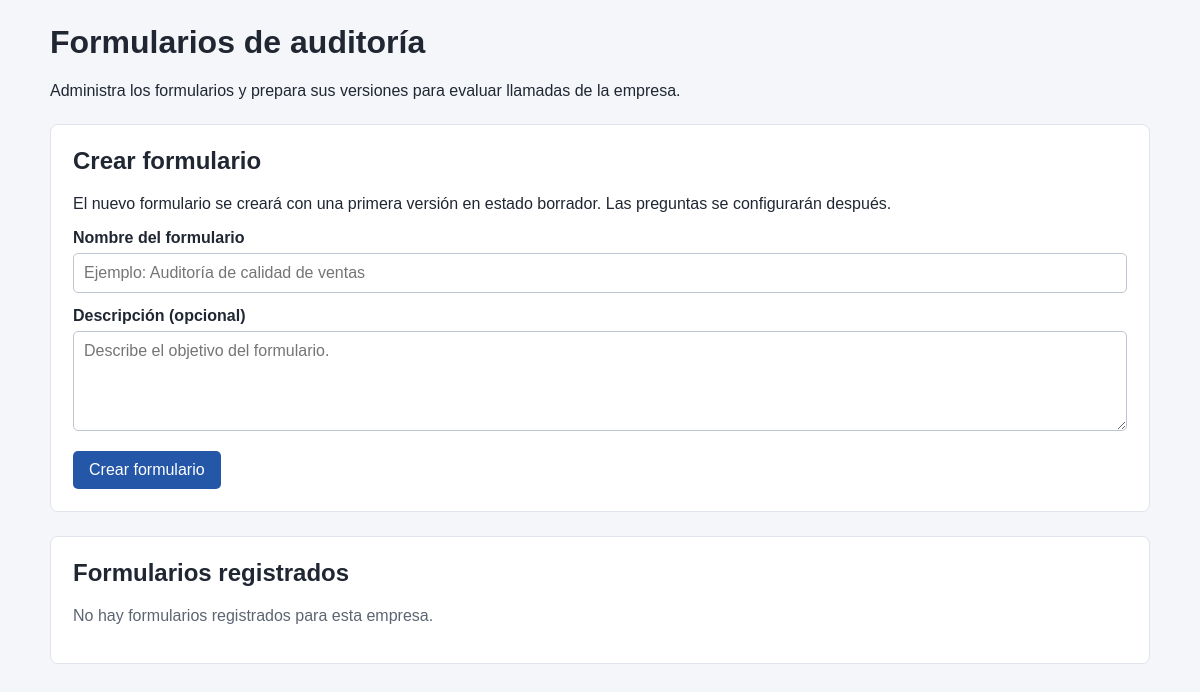
The page /audit_forms.php (signed in) on the database as committed earlier.
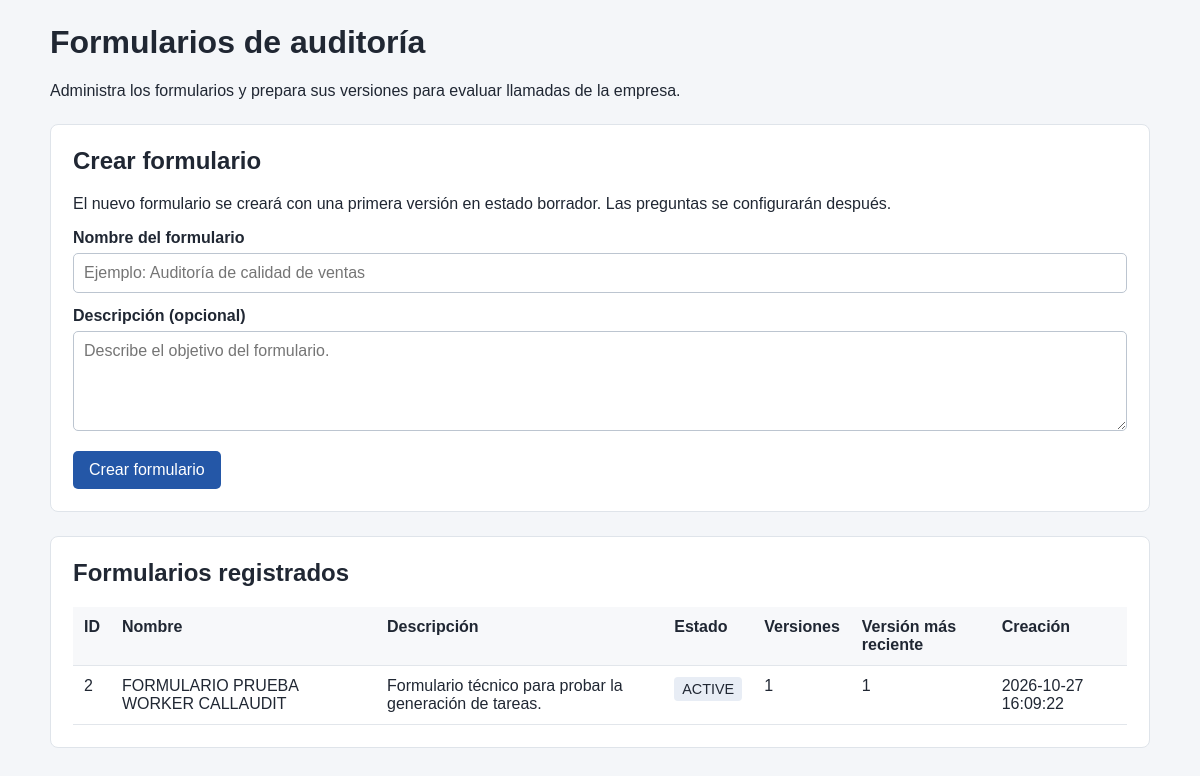
The same page on the database as committed later.
### tables this page shows
CREATE TABLE `audit_forms` (
  `id` bigint(20) UNSIGNED NOT NULL,
  `tenant_id` bigint(20) UNSIGNED NOT NULL,
  `name` varchar(150) NOT NULL,
  `description` text DEFAULT NULL,
  `status` enum('ACTIVE','INACTIVE','ARCHIVED') NOT NULL DEFAULT 'ACTIVE',
  `created_by` bigint(20) UNSIGNED DEFAULT NULL,
  `created_at` timestamp NOT NULL DEFAULT current_timestamp(),
  `updated_at` timestamp NOT NULL DEFAULT current_timestamp() ON UPDATE current_timestamp()
);

### config/database.php (called while the page is built)
<?php
class Database
{
    private string $host = '127.0.0.1';
    private string $database = 'callaudit';
    private string $username = 'root';
    private string $password = '';
    public function connect(): ?PDO
    {
        try {
            $dsn = "mysql:host={$this->host};dbname={$this->database};charset=utf8mb4";
            $pdo = new PDO($dsn, $this->username, $this->password);
            $pdo->setAttribute(PDO::ATTR_ERRMODE, PDO::ERRMODE_EXCEPTION);
            $pdo->setAttribute(PDO::ATTR_DEFAULT_FETCH_MODE, PDO::FETCH_ASSOC);
            $pdo->setAttribute(PDO::ATTR_EMULATE_PREPARES, false);
            return $pdo;
        } catch (PDOException $e) {
            return null;
        }
    }
}

### controllers/AuditFormController.php (called while the page is built, shortened)
<?php
require_once __DIR__ . '/../models/AuditForm.php';
require_once __DIR__ . '/../services/AuthMiddleware.php';
class AuditFormController
{
    private AuditForm $model;
    private AuthMiddleware $auth;
    public function __construct()
    {
        $this->model = new AuditForm();
        $this->auth = new AuthMiddleware();
    }
    private function validarAcceso(int $tenantId, string $permiso): array
    {
        $this->auth->requierePermiso($permiso);
        $usuario = $this->auth->usuario();
        if ($usuario['tenant_id'] !== null) {
            return $usuario;
        }
        return $usuario;
    }
    public function index(int $tenantId): array
    {
        $this->validarAcceso($tenantId, 'audits.view');
        return $this->model->listar($tenantId);
    }
}

### services/AuthMiddleware.php (called while the page is built, shortened)
<?php
require_once __DIR__ . '/SessionService.php';
require_once __DIR__ . '/Authorization.php';
class AuthMiddleware
{
    private SessionService $session;
    private Authorization $authorization;
    public function __construct()
    {
        $this->session = new SessionService();
        $this->authorization = new Authorization();
    }
    public function requierePermiso(string $permissionSlug): void
    {
        $usuario = $this->session->obtenerUsuario();
        $tienePermiso = $this->authorization->tienePermiso(
            (int) $usuario['id'],
            $permissionSlug
        );
    }
    public function usuario(): ?array
    {
        return $this->session->obtenerUsuario();
    }
}

### services/SessionService.php (called while the page is built, shortened)
<?php
class SessionService
{
    public function estaAutenticado(): bool
    {
        return isset($_SESSION['authenticated'])
            && $_SESSION['authenticated'] === true
            && isset($_SESSION['user_id']);
    }
    public function obtenerUsuario(): ?array
    {
        return [
            'id' => (int) $_SESSION['user_id'],
            'tenant_id' => $_SESSION['tenant_id'] ?? null,
            'name' => $_SESSION['name'] ?? '',
            'email' => $_SESSION['email'] ?? '',
            'status' => $_SESSION['status'] ?? '',
            'scope' => $_SESSION['scope'] ?? 'TENANT'
        ];
    }
}

### services/Authorization.php (called while the page is built, shortened)
<?php
require_once __DIR__ . '/../config/database.php';
class Authorization
{
    private ?PDO $db;
    public function __construct()
    {
        $database = new Database();
        $this->db = $database->connect();
    }
    public function tienePermiso(
        int $userId,
        string $permissionSlug
    ): bool {
        $sqlUser = "SELECT
                        id,
                        tenant_id,
                        status
                    FROM users
                    WHERE id = :user_id
                    LIMIT 1";
        $stmtUser = $this->db->prepare($sqlUser);
        $stmtUser->execute([
            ':user_id' => $userId
        ]);
        $user = $stmtUser->fetch();
        $sqlDeny = "SELECT up.user_id
                    FROM user_permissions up
                    INNER JOIN permissions p
                        ON p.id = up.permission_id
                    WHERE up.user_id = :user_id
                    AND p.slug = :permission_slug
                    AND p.status = 'ACTIVE'
                    AND up.effect = 'DENY'
                    LIMIT 1";
        $stmtDeny = $this->db->prepare($sqlDeny);
        $stmtDeny->execute([
            ':user_id' => $userId,
            ':permission_slug' => $permissionSlug
        ]);
        $sqlGrant = "SELECT up.user_id
                     FROM user_permissions up
                     INNER JOIN permissions p
                         ON p.id = up.permission_id
                     WHERE up.user_id = :user_id
                     AND p.slug = :permission_slug
                     AND p.status = 'ACTIVE'
                     AND up.effect = 'GRANT'
                     LIMIT 1";
        $stmtGrant = $this->db->prepare($sqlGrant);
        $stmtGrant->execute([
            ':user_id' => $userId,
            ':permission_slug' => $permissionSlug
        ]);
        if ($user['tenant_id'] === null) {
            $sqlRoleScope = "r.tenant_id IS NULL";
            $roleParams = [
                ':user_id' => $userId,
                ':permission_slug' => $permissionSlug
            ];
        } else {
            $sqlRoleScope = "r.tenant_id = :tenant_id";
            $roleParams = [
                ':user_id' => $userId,
                ':permission_slug' => $permissionSlug,
                ':tenant_id' => (int) $user['tenant_id']
            ];
        }
        $sqlRole = "SELECT rp.role_id
                    FROM user_roles ur
                    INNER JOIN roles r
                        ON r.id = ur.role_id
                    INNER JOIN role_permissions rp
                        ON rp.role_id = r.id
                    INNER JOIN permissions p
                        ON p.id = rp.permission_id
                    WHERE ur.user_id = :user_id
                    AND r.status = 'ACTIVE'
                    AND p.status = 'ACTIVE'
                    AND p.slug = :permission_slug
                    AND {$sqlRoleScope}
                    LIMIT 1";
        $stmtRole = $this->db->prepare($sqlRole);
        $stmtRole->execute($roleParams);
        if ($stmtRole->fetch() !== false) {
            return true;
        }
        return false;
    }
}

### services/CampaignTenantContext.php (called while the page is built, shortened)
<?php
require_once __DIR__ . '/../models/Tenant.php';
class CampaignTenantContext
{
    private Tenant $tenant;
    public function __construct()
    {
        $this->tenant = new Tenant();
    }
    public function resolver(array $usuario): int
    {
        $userId = isset($usuario['id']) ? (int) $usuario['id'] : 0;
        if ($usuario['tenant_id'] !== null) {
            $tenantId = (int) $usuario['tenant_id'];
            $empresa = $this->tenant->obtenerPorId($tenantId);
            return $tenantId;
        }
        $seleccion = $_SESSION['campaign_tenant_id'] ?? null;
        $tenantId = (int) $seleccion;
        return $tenantId;
    }
}

### models/Tenant.php (called while the page is built, shortened)
<?php
require_once __DIR__ . '/../config/database.php';
class Tenant
{
    private ?PDO $db;
    public function __construct()
    {
        $database = new Database();
        $this->db = $database->connect();
    }
    public function obtenerPorId(int $id): ?array
    {
    $sql = "SELECT
                id,
                name,
                slug,
                status
            FROM tenants
            WHERE id = :id
            LIMIT 1";
    $stmt = $this->db->prepare($sql);
    $stmt->execute([
        ':id' => $id
    ]);
    $tenant = $stmt->fetch();
    return $tenant;
    }
}

### models/AuditForm.php (called while the page is built, shortened)
<?php
require_once __DIR__ . '/../config/database.php';
class AuditForm
{
    private ?PDO $db;
    public function __construct()
    {
        $database = new Database();
        $this->db = $database->connect();
    }
    public function listar(int $tenantId): array
    {
        $sql = "
            SELECT
                f.id,
                f.tenant_id,
                f.name,
                f.description,
                f.status,
                f.created_by,
                f.created_at,
                f.updated_at,
                (
                    SELECT COUNT(*)
                    FROM audit_form_versions v
                    WHERE v.form_id = f.id
                      AND v.tenant_id = f.tenant_id
                ) AS total_versions,
                (
                    SELECT MAX(v.version_number)
                    FROM audit_form_versions v
                    WHERE v.form_id = f.id
                      AND v.tenant_id = f.tenant_id
                ) AS latest_version
            FROM audit_forms f
            WHERE f.tenant_id = :tenant_id
            ORDER BY f.id DESC
        ";
        try {
            $stmt = $this->db->prepare($sql);
            $stmt->execute([
                ':tenant_id' => $tenantId
            ]);
            return $stmt->fetchAll();
        } catch (Throwable $e) {
            error_log(
                '[CallAudit][AuditForm::listar] '
                . get_class($e) . ': ' . $e->getMessage()
            );
            return [];
        }
    }
}

### audit_forms.php (the view, shortened to what the changed rows need)
<?php
require_once __DIR__ . '/services/AuthMiddleware.php';
require_once __DIR__ . '/services/CampaignTenantContext.php';
require_once __DIR__ . '/services/Authorization.php';
require_once __DIR__ . '/controllers/AuditFormController.php';
$auth = new AuthMiddleware();
$auth->requierePermiso('audits.view');
$usuario = $auth->usuario();
$tenantContext = new CampaignTenantContext();
$tenantId = $tenantContext->resolver($usuario);
$controller = new AuditFormController();
$formularios = $controller->index($tenantId);
$puedeCrear = false;
try {
    $authorization = new Authorization();
    $puedeCrear = $authorization->tienePermiso(
        (int) $usuario['id'],
        'audits.create'
    );
} catch (Throwable $e) {
    $puedeCrear = false;
    error_log(
        '[CallAudit][audit_forms.php][permiso] '
        . get_class($e) . ': ' . $e->getMessage()
    );
}
function auditFormsEscape($value): string
{
    return htmlspecialchars(
        (string) ($value ?? ''),
        ENT_QUOTES | ENT_SUBSTITUTE,
        'UTF-8'
    );
}
?>
<!DOCTYPE html>
<html lang="es">
<head>
</head>
<body>
<div class="contenedor">
    <header class="encabezado">
        <h1>Formularios de auditoría</h1>
    </header>
    <?php if ($puedeCrear): ?>
        <section class="panel">
            <h2>Crear formulario</h2>
        </section>
    <?php endif; ?>
    <section class="panel">
        <h2>Formularios registrados</h2>
        <?php if (count($formularios) === 0): ?>
            <p class="vacio">
                No hay formularios registrados para esta empresa.
            </p>
        <?php else: ?>
            <div class="tabla-contenedor">
                <table>
                    <thead>
                    <tr>
                        <th>ID</th>
                        <th>Nombre</th>
                        <th>Descripción</th>
                        <th>Estado</th>
                        <th>Versiones</th>
                        <th>Versión más reciente</th>
                        <th>Creación</th>
                    </tr>
                    </thead>
                    <tbody>
                    <?php foreach ($formularios as $formulario): ?>
                        <tr>
                            <td>
                                <?php
                                echo auditFormsEscape($formulario['id'] ?? '');
                                ?>
                            </td>
                            <td>
                                <?php
                                echo auditFormsEscape($formulario['name'] ?? '');
                                ?>
                            </td>
                            <td>
                                <?php
                                echo auditFormsEscape(
                                    $formulario['description'] ?? ''
                                );
                                ?>
                            </td>
                            <td>
                                <span class="estado">
                                    <?php
                                    echo auditFormsEscape(
                                        $formulario['status'] ?? ''
                                    );
                                    ?>
                                </span>
                            </td>
                            <td>
                                <?php
                                echo auditFormsEscape(
                                    $formulario['total_versions'] ?? 0
                                );
                                ?>
                            </td>
                            <td>
                                <?php
                                $version = $formulario['latest_version'] ?? null;
                                echo $version !== null
                                    ? auditFormsEscape($version)
                                    : '—';
                                ?>
                            </td>
                            <td>
                                <?php
                                echo auditFormsEscape(
                                    $formulario['created_at'] ?? ''
                                );
                                ?>
                            </td>
                        </tr>
                    <?php endforeach; ?>
                    </tbody>
                </table>
            </div>
        <?php endif; ?>
    </section>
</div>
</body>
</html>

Rows that differ between the two databases and show on the page:
added audit_forms: id "2", name "FORMULARIO PRUEBA WORKER CALLAUDIT", description "Formulario técnico para probar la generación de tareas.", status "ACTIVE", total_versions "1", version "1", created_at "2026-10-27 16:09:22"
Other text that changed with them:
text no longer shown: "No hay formularios registrados para esta empresa."
text now shown: "ID Nombre Descripción Estado Versiones Versión más reciente Creación"
